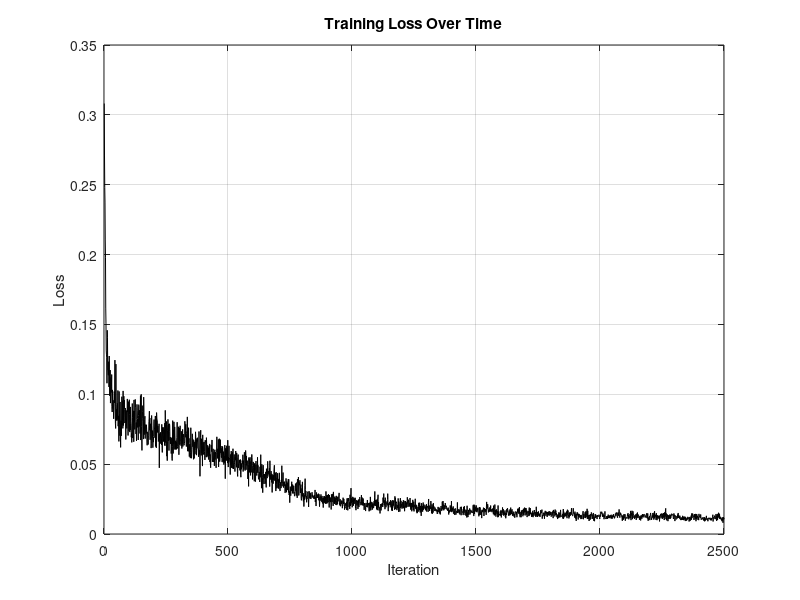

Recreate this plot in MATLAB. (Note: this script raises an error after producing the figure.)
clear all
close all
clc
trbdf2 = load('FHN_NeuralODE_TrainingLoss_TRBDF2.mat', 'lossHistory');
figure(2)
plot(trbdf2.lossHistory,'-k')
xlabel('Iteration')
ylabel('Loss')
title('Training Loss Over Time')
grid on

%% 5) Evaluation
trbdf2dl = load('trainedFHN_NeuralODE_TRBDF2.mat', 'dlnet');
% Parameters
a = 0.7;
b = 0.8;
epsilon = 0.08;
I = 0.5;

fhn = @(t, x) [
    x(1) - (1/3)*x(1)^3 - x(2) + I;
    epsilon * (x(1) + a - b*x(2))
];

x0 = [2; 2];
label = '[2 2]';
T = 50;
numTimeSteps = 1000;
t = linspace(0, T, numTimeSteps);
odeOptions = odeset('RelTol', 1e-9, 'AbsTol', 1e-10);
fhn = @(t, x) [
    x(1) - (1/3)*x(1)^3 - x(2) + I;
    epsilon * (x(1) + a - b*x(2))
];

% Predict and plot
[xPred, xTrue, err] = predictWithOde45(trbdf2dl.dlnet, fhn, t, x0, odeOptions);
figure
plotTrueAndPredictedSolutions(xTrue, xPred, err, label);
%% Helper Functions
function [xPred, xTrue, error] = predictWithOde45(dlnet,fhn,tPred,x0Pred,odeOptions)
    [~, xTrue] = ode45(fhn, tPred, x0Pred, odeOptions);
    internalNeuralOdeLayer = dlnet.Layers(1);
    dlnetODEFcn = @(t,y) evaluateODE(internalNeuralOdeLayer, y);
    [~,xPred] = ode45(dlnetODEFcn, tPred, x0Pred, odeOptions);
    error = mean(abs(xTrue - xPred), 'all');
end

function plotTrueAndPredictedSolutions(xTrue, xPred, err, x0Str)
    % Convert width to inches (5.3 cm ≈ 2.087 inches)
    width_in = 5.3 / 2.54;
    height_in = width_in * 0.75;  % Adjust height (e.g., 4:3 ratio)

    fig = figure;
    set(fig, 'Units', 'inches', 'Position', [1 1 width_in height_in])
    set(fig, 'PaperUnits', 'inches', 'PaperPosition', [0 0 width_in height_in])

    % Plotting
    plot(xTrue(:,1), xTrue(:,2), 'k--', ...
         xPred(:,1), xPred(:,2), 'Color', [0.5 0.5 0.5], 'LineWidth', 1)

    % Formatting
    ax = gca;
    set(ax, 'FontName', 'Times New Roman', 'FontSize', 8)
    xlabel('v', 'FontName', 'Times New Roman', 'FontSize', 8)
    ylabel('w', 'FontName', 'Times New Roman', 'FontSize', 8)
    title("x_0 = " + x0Str + ", err = " + num2str(err), ...
        'FontName', 'Times New Roman', 'FontSize', 8)

    % legend('Ground truth', 'Predicted - TRBDF2', ...
    %     'Location', 'best', 'FontName', 'Times New Roman', 'FontSize', 8)

    grid on
end